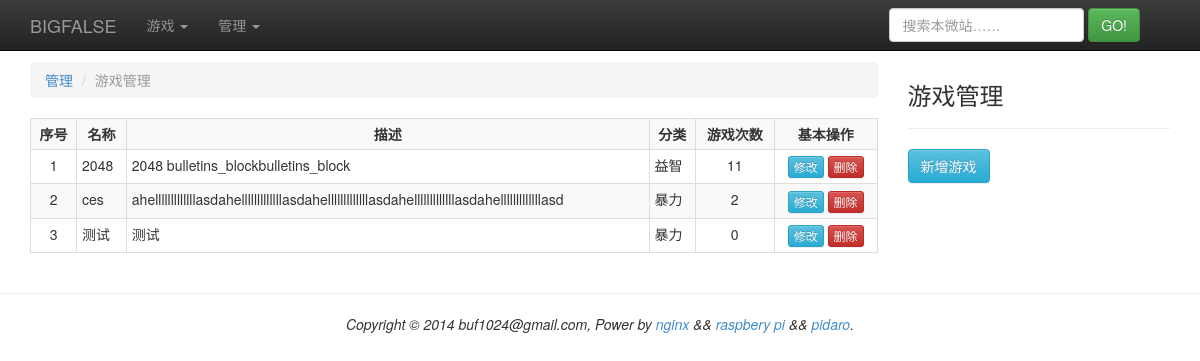
Screenshot of /manage/game (signed in) with the database file from the repository.
### tinylog/models.py (models this page shows, shortened)
class Settings(models.Model):
    title = models.CharField(max_length = 128)
    brand = models.CharField(max_length = 128)
    copy_info = models.CharField(max_length = 256)
    blog_display_count = models.IntegerField()
    blog_notify = models.BooleanField()
    blog_overview = models.BooleanField()
    game_menu_count = models.IntegerField()
    create_time = models.DateTimeField()
    update_time = models.DateTimeField()

class Game(models.Model):
    name = models.CharField(max_length = 64)
    desc = models.CharField(max_length = 512, null=True)
    image = models.CharField(max_length = 128)
    width = models.IntegerField()
    height = models.IntegerField()
    visiable = models.BooleanField()
    hot = models.IntegerField()
    create_time = models.DateTimeField()
    update_time = models.DateTimeField()
    catalog = models.ForeignKey(Catalog, null=True)

class Catalog(models.Model):
    name = models.CharField(max_length = 64)
    desc = models.CharField(max_length = 512, null=True)
    type = models.IntegerField()
    create_time = models.DateTimeField()
    update_time = models.DateTimeField()

### tinylog/views.py (the view)
# urls.py: url(r'^manage/game$', 'tinylog.views.mnggame'),
def mnggame(req):
    r = try_redirect(req)
    if r != None:
        return r
    settings = get_settings()
    setting = settings['setting']
    d = {}
    d['extral_block'] = get_mnggame_extral_block()
    d['header_block'] = get_header_block(setting.title + u' : 游戏管理',
                                             extjs = ['/js/mnggame.js'])
    d['nav_block'] = get_nav_block(req)
    d['content_block'] = get_mnggame_block()
    d['footer_block'] = get_footer_block()
    t = get_template('general.html')
    c = Context(d)
    h = t.render(c)
    return HttpResponse(h)

### tinylog/util.py (called while the page is built, shortened)
def get_settings(is_force = False):
    global _g_last_time
    global _g_read_interval
    now = int(time())
    diff = now - _g_last_time
    return _g_settings

def get_header_block(webtitle, extjs = None, extcss = None):
    settings = get_settings()
    d = {}
    d['webtitle'] = webtitle
    d['mstdjss'] = settings['stdjss']
    d['mstdcss'] = settings['stdcss']
    d['mextjs'] = extjs
    d['mextcss'] = extcss
    t = get_template('header.html')
    c = Context(d)
    h = t.render(c)
    return h

def get_nav_block(req):
    settings = get_settings()
    setting = settings['setting']
    games = settings['games']
    d = {}
    d['brand'] = setting.brand
    d['games'] = games
    d['admin'] = is_admin(req)
    t = get_template('nav.html')
    c = Context(d)
    h = t.render(c)
    return h

def get_footer_block():
    settings = get_settings()
    setting = settings['setting']
    d = {}
    d['copy_info'] = setting.copy_info
    t = get_template('footer.html')
    c = Context(d)
    h = t.render(c)
    return h

def get_confirm_dialog():
    d = {}
    d['dialog_id'] = 'dialog_confirm'
    d['dialog_title_id'] = 'dialog_confirm_title'
    d['dialog_body_id'] = 'dialog_confirm_body'
    d['dialog_title'] = u'确认'
    d['dialog_body'] = u'<h2>操作不可逆，是否确定？</h2>'
    btn_no = {}
    btn_no['id'] = 'dialog_confirm_no'
    btn_no['title'] = u'取消'
    btn_yes = {}
    btn_yes['id'] = 'dialog_confirm_yes'
    btn_yes['title'] = u'确定'
    d['btns'] = [btn_no, btn_yes]
    t = get_template('dialog.html')
    c = Context(d)
    h = t.render(c)
    return h

def is_admin(req):
    return req.user.is_authenticated()

def try_redirect(req = None):
    if is_admin(req) == False:
        return HttpResponseRedirect('/manage/admin')
    return None

### tinylog/util_game.py (called while the page is built)
def get_mnggame_block():
    games = Game.objects.all()
    d = {}
    d['games'] = games
    t = get_template('mnggame.html')
    c = Context(d)
    h = t.render(c)
    return h

def get_game_form():
    settings = get_settings()
    gcat = settings['gcatalogs']
    d = {}
    d['catologs'] = gcat
    t = get_template('gameform.html')
    c = Context(d)
    h = t.render(c)
    return h

### template/nav.html (shortened to what this page needs)
<div class="navbar navbar-inverse navbar-fixed-top" role="navigation">
  <div class="container">
    <div class="navbar-header">
      <a class="navbar-brand" href="/">{{ brand }}</a>
    </div>
    <div class="navbar-collapse collapse">
      <ul class="nav navbar-nav">
        {% if games %}
        <li class="dropdown">
          <a class="dropdown-toggle" data-toggle="dropdown" href="#">
            游戏 <span class="caret"></span>
          </a>
        </li>
        {% endif %}
        {% if admin %}
        <li class="dropdown">
          <a class="dropdown-toggle" data-toggle="dropdown" href="#">
            管理 <span class="caret"></span>
          </a>
        </li>
        {% else %}
        <li><a href="/manage/admin">管理</a></li>
        {% endif %}
      </ul>
      <form class="navbar-form navbar-right" role="search" method="get" action="/search">
        <div class="form-group">
          <input type="text" id="search_text" class="form-control" name="navq" placeholder="搜索本微站……">
        </div>
        <button type="submit" id="search_go" class="btn btn-success">GO!</button>
      </form>
    </div>
  </div>
</div>

### template/mnggame.html
<div class="col-md-9">
<ol class="breadcrumb">
  <li><a href="#">管理</a></li>
  <li class="active">游戏管理</li>
</ol>
<table class="table table-hover table-bordered table-striped table-condensed">
  <tbody>
  <tr>
    <th class="text-center-align">序号</th>
    <th class="text-center-align">名称</th>
    <th class="text-center-align">描述</th>
    <th class="text-center-align">分类</th>
    <th class="text-center-align">游戏次数</th>
    <th class="text-center-align">基本操作</th>
  </tr>
  {% for game in games %}
  <tr>
    <td class="text-center-align">{{ game.id}}</td>
    <td>{{ game.name }}</td>
    <td>{{ game.desc }}</td>
    <td>{{ game.catalog.name }}</td>
    <td class="text-center-align">{{ game.hot }}</td>
    <td class="text-center-align">
      <button class="btn btn-xs btn-info" id="mnggame_modify_{{ game.id }}" data="{{ game.id }}">修改</button>
      <button class="btn btn-xs btn-danger" id="mnggame_delete_{{ game.id }}" data="{{ game.id }}">删除</button>
    </td>
  </tr>
  {% endfor %}
  </tbody>
</table>
</div>
<div class="col-md-3">
  <div class="bulletin">
    <h3>游戏管理</h3><hr>
    <p>
      <button class="btn btn-info" id="mnggame_new_game">新增游戏</button>
    </p>
  </div>
</div>

### template/footer.html
<footer>
  <div class="text-center-align">
  	<p>{{ copy_info|safe }}</p>
	</div>
</footer>

### static/css/bigfalse.css (style rules this page uses)
.text-center-align { text-align: center; }

### rows the page displays
Settings: brand "BIGFALSE", copy_info "Copyright © 2014 buf1024@gmail.com, Power by nginx && raspbery pi && pidaro ."
Game: id "1", name "2048", desc "2048 bulletins_blockbulletins_block", catalog.name "益智", hot "11"
Game: id "2", name "ces", desc "ahelllllllllllllasdahelllllllllllllasdahelllllllllllllasdahelllllllllllllasdahelllllllllllllasd", catalog.name "暴力", hot "2"
Game: id "3", name "测试", desc "测试", catalog.name "暴力", hot "0"
